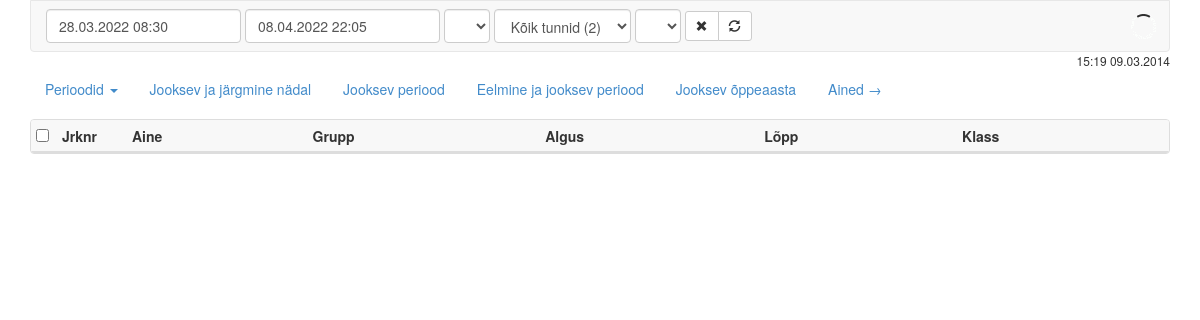
Before: / with the older database file.
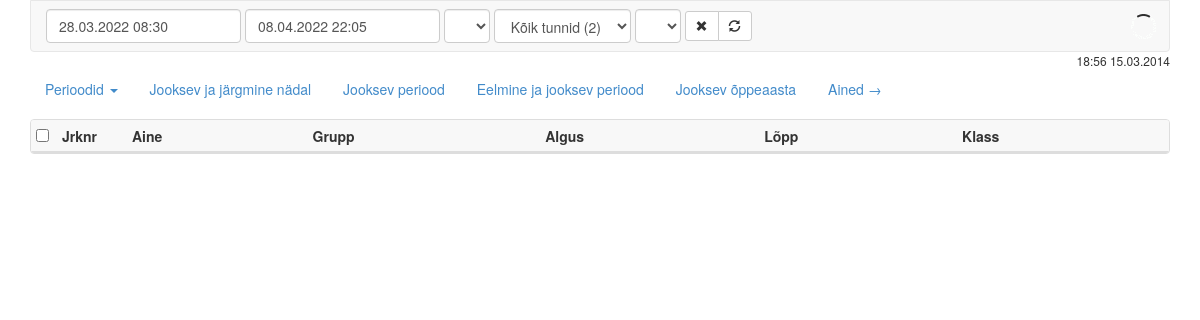
After: the same page with the newer database file.
### tables this page shows
CREATE TABLE IF NOT EXISTS `pagedata` (
  `id` int(10) unsigned NOT NULL AUTO_INCREMENT,
  `name` varchar(255) NOT NULL,
  `content` varchar(255) NOT NULL,
  PRIMARY KEY (`id`)
);

### index.php (the view, shortened to what the changed rows need)
<?php
$conn = new mysqli($server, $user, $pass, $database);
$conn->set_charset("utf8");
$result = $conn->query("SELECT content FROM pagedata WHERE name = 'last_update';");
$row = $result->fetch_assoc();
$lastUpdate = $row['content'];
$start_date = new DateTime(date('Y-m-d H:i', strtotime($lastUpdate)));
$since_start = $start_date->diff(new DateTime(date('Y-m-d H:i')));
$sinceUpdate = ($since_start->days) * 24 + ($since_start->h);
?>
<!DOCTYPE html>
<html lang="en">
   <head>
    <link href="css/bootstrap.min.css" rel="stylesheet">
    <link href="css/jquery-ui-1.10.4.custom.min.css" rel="stylesheet">
    <link href="css/jquery.datetimepicker.css" rel="stylesheet">
    <link href="css/main.css" rel="stylesheet">
</head>
<body class="<?php echo ($sinceUpdate >= 24) ? 'should-update' : ''; ?>">
<div class="container">
    <div class="navbar navbar-default">
        <form action="" class="navbar-form navbar-left">
        </form>
        <div class="navbar-right">
        </div>
    </div>
    <div class="last-update"><?php echo $lastUpdate; ?></div>
    <div class="row">
        <div class="col-lg-12">
        </div>
    </div>
    <div class="row">
        <div class="col-lg-12">
            <div class="table-container">
                <table id="maintable" class="table table-condensed">
                    <thead>
                    <tr>
                        <th class="check-column"><input type="checkbox" id="checkAll"></th>
                        <th class="header-rownum">Jrknr</th>
                        <th>Aine</th>
                        <th>Grupp</th>
                        <th>Algus</th>
                        <th>Lõpp</th>
                        <th>Klass</th>
                    </tr>
                    </thead>
                </table>
            </div>
        </div>
    </div>
</div>
</body>
</html>

Changed rows visible on the page:
changed pagedata: content "15:19 09.03.2014" → "18:56 15.03.2014"
